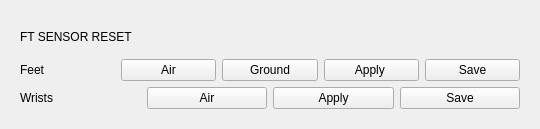
<?xml version="1.0" encoding="UTF-8"?>
<ui version="4.0">
 <class>ThorMangSupervisor</class>
 <widget class="QWidget" name="ThorMangSupervisor">
  <property name="enabled">
   <bool>true</bool>
  </property>
  <property name="geometry">
   <rect>
    <x>0</x>
    <y>0</y>
    <width>540</width>
    <height>129</height>
   </rect>
  </property>
  <property name="sizePolicy">
   <sizepolicy hsizetype="MinimumExpanding" vsizetype="MinimumExpanding">
    <horstretch>0</horstretch>
    <verstretch>0</verstretch>
   </sizepolicy>
  </property>
  <property name="windowTitle">
   <string>ThorMangSupervisor</string>
  </property>
  <layout class="QVBoxLayout" name="verticalLayout_8" stretch="0,0">
   <item>
    <widget class="QWidget" name="reset_ft" native="true">
     <layout class="QVBoxLayout" name="verticalLayout">
      <item>
       <widget class="QLabel" name="ft_sensor_reset_label">
        <property name="text">
         <string>FT SENSOR RESET</string>
        </property>
       </widget>
      </item>
      <item>
       <layout class="QHBoxLayout" name="horizontalLayout_5">
        <item>
         <widget class="QLabel" name="label_2">
          <property name="text">
           <string>Feet</string>
          </property>
         </widget>
        </item>
        <item>
         <widget class="QPushButton" name="ft_feet_air_button">
          <property name="text">
           <string>Air</string>
          </property>
         </widget>
        </item>
        <item>
         <widget class="QPushButton" name="ft_feet_ground_button">
          <property name="text">
           <string>Ground</string>
          </property>
         </widget>
        </item>
        <item>
         <widget class="QPushButton" name="ft_feet_apply_button">
          <property name="text">
           <string>Apply </string>
          </property>
         </widget>
        </item>
        <item>
         <widget class="QPushButton" name="ft_feet_save_button">
          <property name="text">
           <string>Save</string>
          </property>
         </widget>
        </item>
       </layout>
      </item>
      <item>
       <layout class="QHBoxLayout" name="horizontalLayout_7">
        <item>
         <widget class="QLabel" name="label_3">
          <property name="text">
           <string>Wrists</string>
          </property>
         </widget>
        </item>
        <item>
         <widget class="QPushButton" name="ft_wrists_air_button">
          <property name="text">
           <string>Air</string>
          </property>
         </widget>
        </item>
        <item>
         <widget class="QPushButton" name="ft_wrists_apply_button">
          <property name="enabled">
           <bool>true</bool>
          </property>
          <property name="text">
           <string>Apply</string>
          </property>
         </widget>
        </item>
        <item>
         <widget class="QPushButton" name="ft_wrists_save_button">
          <property name="enabled">
           <bool>true</bool>
          </property>
          <property name="text">
           <string>Save</string>
          </property>
         </widget>
        </item>
       </layout>
      </item>
     </layout>
    </widget>
   </item>
   <item>
    <spacer name="verticalSpacer">
     <property name="orientation">
      <enum>Qt::Vertical</enum>
     </property>
     <property name="sizeType">
      <enum>QSizePolicy::Preferred</enum>
     </property>
     <property name="sizeHint" stdset="0">
      <size>
       <width>0</width>
       <height>0</height>
      </size>
     </property>
    </spacer>
   </item>
  </layout>
 </widget>
 <resources/>
 <connections/>
</ui>
